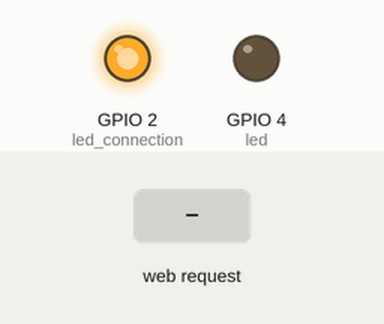
The program below on a simulated ESP32 board running MicroPython. On the bench: output pins drawn as LEDs (lit = HIGH). The test bench sets the inputs (shaded band). WiFi joins after 1.5 s; what the program prints to the serial console is not drawn.

Above: at 2.8 s.
2.9 s: HTTP request GET /led=on received
At 3.3 s:
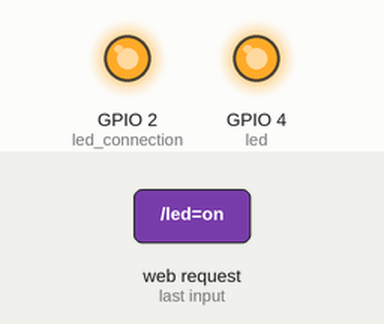
4.4 s: HTTP request GET /led=off received
At 5.7 s:
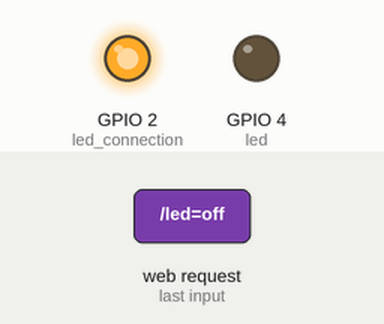
Timing chart, 0 to 7.4 s (numbered marks = the images above; inputs shaded):
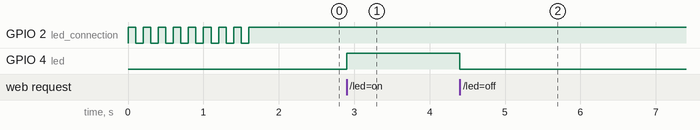

Measured:
- after the input at 2.9 s, GPIO 4 (led): LOW → HIGH at once
- after the input at 4.4 s, GPIO 4 (led): HIGH → LOW at once

The program:

web_page.py
```python
import machine, time, network, socket
from machine import Pin

#Conexion WiFi
led_connection = Pin(2, Pin.OUT, value = 0)
WiFi = network.WLAN(network.STA_IF)
if not WiFi.isconnected():
    WiFi.active(True)
    WiFi.connect("SSID", "PASS")
    print("Conectando a la red...")
    while not WiFi.isconnected():
        led_connection.value(1)
        time.sleep(.1)
        led_connection.value(0)
        time.sleep(.1)
        pass
led_connection.value(1)
print("CONFIGURACION DE RED (IP/MASCARA/GATEWAY/DNS):", WiFi.ifconfig())

#Variables
led = Pin(4, Pin.OUT, value = 0)
led_state, led_icon = "APAGADO", ""
boton_on, boton_off = "btn btn-outline-success", "btn btn-outline-danger active"

#Pagina web
def web_page():
    html = """
<html>
    <head>
        <title>PRUEBA ESP32</title>
        <meta http-equiv="Content-Type" content="text/html;charset=UTF-8"/>
        <meta name="viewport" content="width=device-width, initial-scale=1.0">
        <link rel="stylesheet" href="https://stackpath.bootstrapcdn.com/bootstrap/4.3.1/css/bootstrap.min.css" integrity="sha384-ggOyR0iXCbMQv3Xipma34MD+dH/1fQ784/j6cY/iJTQUOhcWr7x9JvoRxT2MZw1T" crossorigin="anonymous">
        <link rel="stylesheet" href="https://cdn.jsdelivr.net/npm/bootstrap-icons@1.10.3/font/bootstrap-icons.css">
    </head>

    <body style="margin:5%;padding:0">
        <div class="container d-grid gap-3" align="center">
            <div class="card" style="width: 18rem">
                <i class="bi bi-lightbulb""" + led_icon + """ " style="font-size: 250; margin:5%;padding:0"></i>
                <div class="card-body">
                    <h5 class="card-text">LED</h5>
                </div>
                <ul class="list-group list-group-flush">
                    <li class="list-group-item text-muted">ESTADO: """ + led_state + """</li>
                </ul>
                <div class="card-body">
                    <a class=" """ + boton_on + """ " href="/led=on" role="button">ON</a>
                    <a class=" """ + boton_off + """ " href="/led=off" role="button">OFF</a>
                </div>
            </div>
        </div>
    </body>
</html>    """
    return html

tcp_socket = socket.socket(socket.AF_INET, socket.SOCK_STREAM)
tcp_socket.bind(("", 80))
tcp_socket.listen(1)

while True:
    conn, addr = tcp_socket.accept()
    #print("Nueva conexion desde: %s" % str(addr))
    request = conn.recv(1024)
    #print("Solicitud = %s" % str(request))
    request = str(request)

    #Funciones
    if request.find("/led=on") == 6:
        led.value(1)
        led_state, led_icon = "ENCENDIDO", "-fill"
        boton_on, boton_off = "btn btn-outline-success active", "btn btn-outline-danger"

    if request.find("/led=off") == 6:
        led.value(0)
        led_state, led_icon = "APAGADO", ""
        boton_on, boton_off = "btn btn-outline-success", "btn btn-outline-danger active"

    #Mostrar Página
    response = web_page()
    conn.send("HTTP/1.1 200 OK\n")
    conn.send("Content-Type: text/html\n")
    conn.send("Connection: close\n\n")
    conn.sendall(response)
    conn.close()
```
